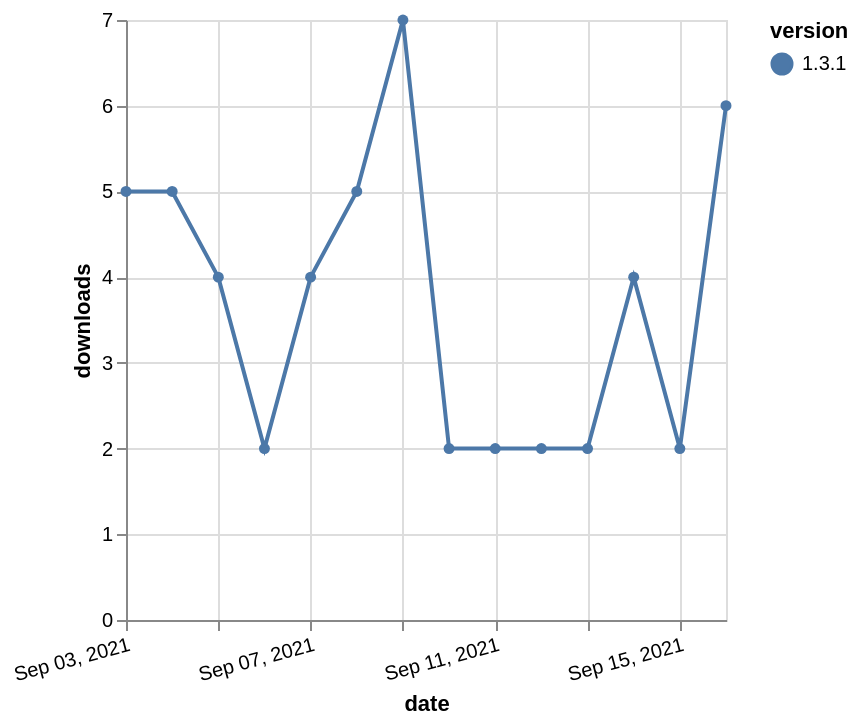

Here is the Vega-Lite specification saved for this chart:
### Vega-Lite specification from a JSON file in a GitHub repository (floating-point values rounded to 4 significant figures)
{"$schema": "https://vega.github.io/schema/vega-lite/v5.json", "description": "A simple bar chart with embedded data.", "data": {"values": [{"date": "2021-09-03", "total": 4846, "delta": 5, "version": "1.3.1"}, {"date": "2021-09-04", "total": 4851, "delta": 5, "version": "1.3.1"}, {"date": "2021-09-05", "total": 4855, "delta": 4, "version": "1.3.1"}, {"date": "2021-09-06", "total": 4857, "delta": 2, "version": "1.3.1"}, {"date": "2021-09-07", "total": 4861, "delta": 4, "version": "1.3.1"}, {"date": "2021-09-08", "total": 4866, "delta": 5, "version": "1.3.1"}, {"date": "2021-09-09", "total": 4873, "delta": 7, "version": "1.3.1"}, {"date": "2021-09-10", "total": 4875, "delta": 2, "version": "1.3.1"}, {"date": "2021-09-11", "total": 4877, "delta": 2, "version": "1.3.1"}, {"date": "2021-09-12", "total": 4879, "delta": 2, "version": "1.3.1"}, {"date": "2021-09-13", "total": 4881, "delta": 2, "version": "1.3.1"}, {"date": "2021-09-14", "total": 4885, "delta": 4, "version": "1.3.1"}, {"date": "2021-09-15", "total": 4887, "delta": 2, "version": "1.3.1"}, {"date": "2021-09-16", "total": 4893, "delta": 6, "version": "1.3.1"}]}, "width": "container", "mark": {"type": "line", "point": {"filled": true}}, "encoding": {"x": {"field": "date", "type": "temporal", "timeUnit": "yearmonthdate", "title": "date", "axis": {"labelAngle": -15}}, "y": {"field": "delta", "type": "quantitative", "title": "downloads"}, "color": {"field": "version", "type": "nominal"}, "tooltip": {"field": "delta"}}}
